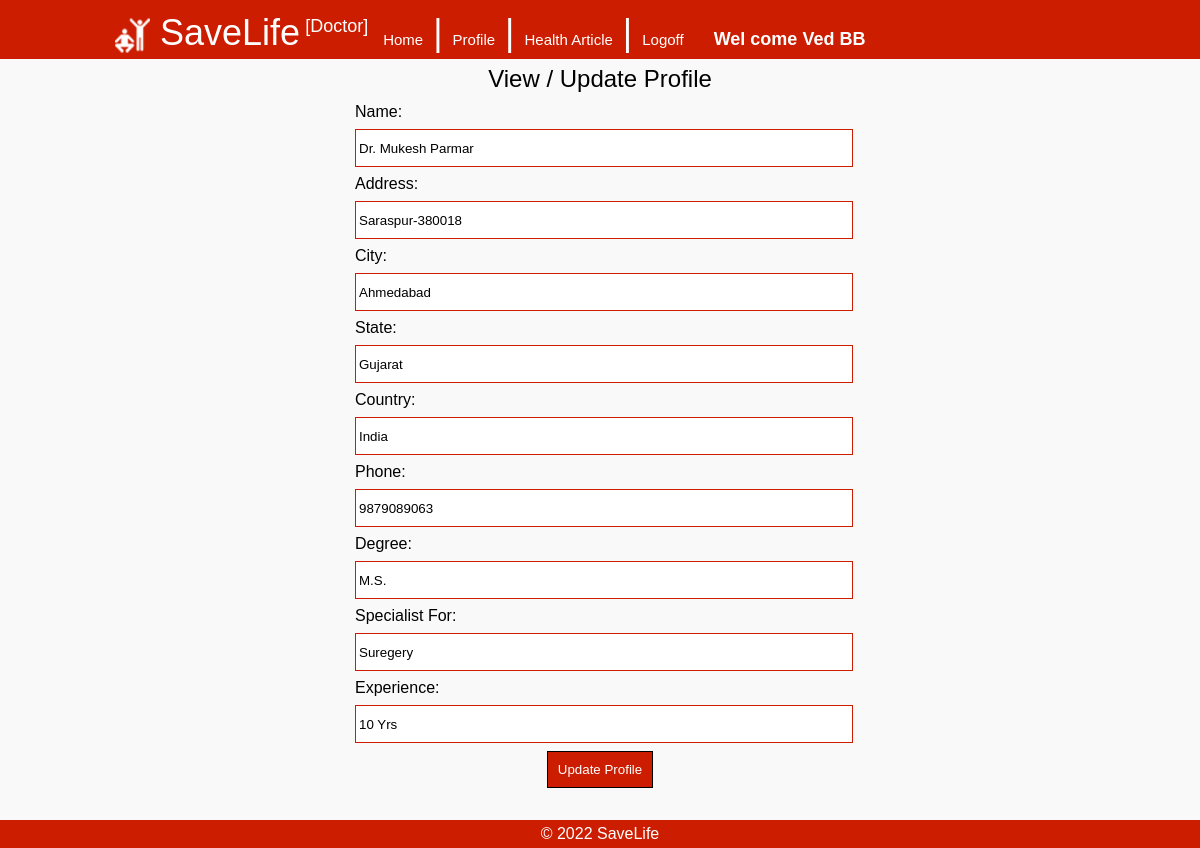
/admin-dr/profile.php (signed in), run on the app's committed database.
### tables this page shows
CREATE TABLE `doctor_master` (
  `ID` int(5) NOT NULL,
  `Email` varchar(50) NOT NULL,
  `Password` varchar(25) NOT NULL,
  `Name` varchar(30) NOT NULL,
  `Address` varchar(200) NOT NULL,
  `City` varchar(25) NOT NULL,
  `State` varchar(25) NOT NULL,
  `Country` varchar(25) NOT NULL,
  `Phone` varchar(30) NOT NULL,
  `Degree` varchar(25) NOT NULL,
  `SpecialistFor` varchar(100) NOT NULL,
  `Experience` varchar(10) NOT NULL,
  `RegisterDate` timestamp NOT NULL DEFAULT CURRENT_TIMESTAMP,
  `Status` int(1) NOT NULL DEFAULT '1'
);

### admin-dr/profile.php (the view, shortened to what this page needs)
<?php
	include("../includes/db.php");
	$user_id = $_SESSION['user_id'];
	$query = "select * from doctor_master where ID=$user_id";
	$result = $con->query($query);
	if($result->num_rows>0)
	{
		while($row = $result->fetch_row())
		{
			$name = $row[3];
			$address = $row[4];
			$city = $row[5];
			$state = $row[6];
			$country = $row[7];
			$phone = $row[8];
			$degree = $row[9];
			$specialist = $row[10];
			$experience = $row[11];
		}
	}
?>
<!DOCTYPE html>
<html lang="en">
<head>
<?php
		include('includes/css_js.php');
?>
</head>
<body>
<div class="container">
    <?php
		include('includes/header.php');
	?>
    <div class="main">
	<div class="head">View / Update Profile</div>
		<form name="f1" method="post">
        <table border="0px" cellpadding="3px" align="center" width="500px">
        	<tr><td>Name:</td></tr>
			<tr><td><input class="txt" type="text" name="name" maxlength="50" value="<?php if(isset($name)){echo $name;}?>" required /></td></tr>
			<tr><td>Address:</td></tr>
            <tr><td><input class="txt" type="text" name="address" maxlength="200" value="<?php if(isset($address)){echo $address;}?>" required /></td></tr>
            <tr><td>City:</td></tr>
            <tr><td><input class="txt" type="text" name="city" maxlength="25" value="<?php if(isset($city)){echo $city;}?>" required /></td></tr>
            <tr><td>State:</td></tr>
            <tr><td><input class="txt" type="text" name="state" maxlength="25" value="<?php if(isset($state)){echo $state;}?>" required /></td></tr>
            <tr><td>Country:</td></tr>
            <tr><td><input class="txt" type="text" name="country" maxlength="25" value="<?php if(isset($country)){echo $country;}?>" required /></td></tr>
            <tr><td>Phone:</td></tr>
            <tr><td><input class="txt" type="text" name="phone" maxlength="35" value="<?php if(isset($name)){echo $phone;}?>" required /></td></tr>
            <tr><td>Degree:</td></tr>
            <tr><td><input class="txt" type="text" name="degree" maxlength="25" value="<?php if(isset($degree)){echo $degree;}?>" required /></td></tr>
			<tr><td>Specialist For:</td></tr>
            <tr><td><input class="txt" type="text" name="specialist" maxlength="100" value="<?php if(isset($specialist)){echo $specialist;}?>" required /></td></tr>
            <tr><td>Experience:</td></tr>
            <tr><td><input class="txt" type="text" name="experience" maxlength="10" value="<?php if(isset($experience)){echo $experience;}?>" required /></td></tr>
			<tr><td align="center"><input class="btn" type="submit" value="Update Profile"  /></td></tr>
        </table>
        </form>
    </div>
    <?php
		include('includes/footer.php');
	?>
</div>
</body>
</html>

### css/style.css (style rules this page uses)
body { margin:0px; background-color:#f9f9f9; font-family: Arial, Helvetica, sans-serif; }
.container { width:100%; margin-top:55px; }
.main { padding:5px; margin:auto; width:970px; margin-bottom:50px; }
.head { font-size:24px; text-align:center; padding:5px; }
.txt { width:100%; height:30px; border:solid 1px #CC1D00; padding:3px; }
.btn { background-color:#CC1D00; color:#FFF; border:solid 1px #000; padding:10px 10px 10px 10px; }

### data on the page
doctor_master: name "Dr. Mukesh Parmar", address "Saraspur-380018", city "Ahmedabad", state "Gujarat", country "India", phone "9879089063", degree "M.S.", specialist "Suregery", experience "10 Yrs"

### other printed values
$title "SaveLife"
$_SESSION['name'] "Ved BB"
